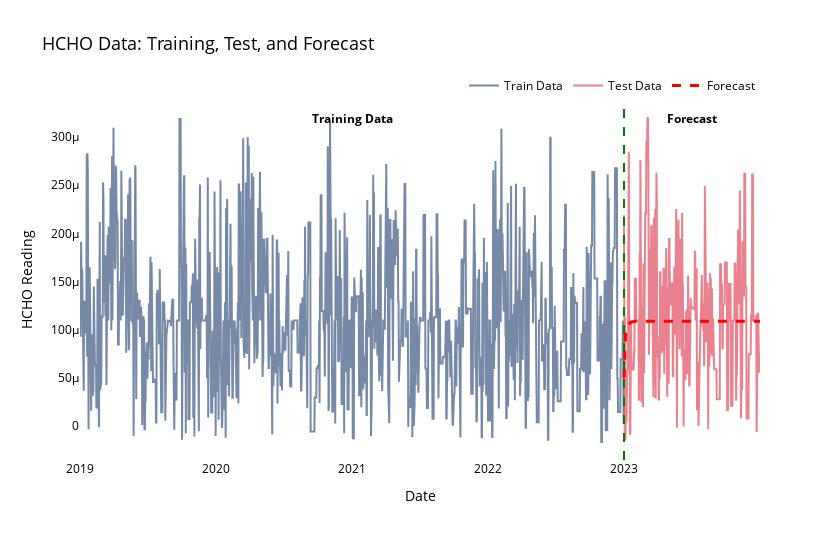

Notebook cell for this chart:
### Code cell
import plotly.graph_objects as go

fig = go.Figure()

# Adding training data to the figure
fig.add_trace(go.Scatter(
    x=train_data.index,
    y=train_data['HCHO Reading'],
    mode='lines',
    name='Train Data',
    line=dict(width=2, color='rgba(60, 88, 128, 0.7)'), 
))

# Adding test data to the figure
fig.add_trace(go.Scatter(
    x=test_data.index,
    y=test_data['HCHO Reading'],
    mode='lines',
    name='Test Data',
    line=dict(width=2, color='rgba(224, 76, 95, 0.7)'), 
))

# Adding forecast data to the figure
fig.add_trace(go.Scatter(
    x=test_data.index, 
    y=forecast,
    mode='lines',
    name='Forecast',
    line=dict(width=3, color='red', dash='dash'), 
))

# Adding vertical line to indicate start of forecast
fig.add_vline(x=test_data.index[0], line_width=2, line_dash="dash", line_color="green")

# Annotations for Train and Forecast
fig.add_annotation(
    x=train_data.index[int(len(train_data) / 2)],
    y=max(train_data['HCHO Reading']),
    text="<b>Training Data</b>",
    showarrow=False,
    font_size=12,
)

fig.add_annotation(
    x=test_data.index[int(len(test_data) / 2)],
    y=max(test_data['HCHO Reading']),
    text="<b>Forecast</b>",
    showarrow=False,
    font_size=12,
)

# Updating the axes and layout
fig.update_xaxes(title="Date", showgrid=False)
fig.update_yaxes(title="HCHO Reading", showgrid=False, type="linear")

fig.update_layout(
    width=840,
    height=540,
    title="HCHO Data: Training, Test, and Forecast",
    font_color='black', 
    title_font_size=18,
    plot_bgcolor='white', 
    paper_bgcolor='white', 
    legend=dict(yanchor="bottom", xanchor="right", y=1, x=1, orientation="h"),
)

fig.show()

### Figure 1 — Plotly figure (JSON) as saved in the notebook; plotly's stock layout.template omitted (floating-point values rounded to 4 significant figures; data arrays with more than 128 entries replaced by an {"elided": "..."} marker saying what was removed)
{"data": [{"line": {"color": "rgba(60, 88, 128, 0.7)", "width": 2}, "mode": "lines", "name": "Train Data", "type": "scatter", "x": {"elided": "1460 str values"}, "y": {"elided": "1460 float values"}}, {"line": {"color": "rgba(224, 76, 95, 0.7)", "width": 2}, "mode": "lines", "name": "Test Data", "type": "scatter", "x": {"elided": "366 str values"}, "y": {"elided": "366 float values"}}, {"line": {"color": "red", "dash": "dash", "width": 3}, "mode": "lines", "name": "Forecast", "type": "scatter", "x": {"elided": "366 str values"}, "y": {"elided": "366 float values"}}], "layout": {"annotations": [{"font": {"size": 12}, "showarrow": false, "text": "<b>Training Data</b>", "x": "2020-12-31T00:00:00", "y": 0.0003192}, {"font": {"size": 12}, "showarrow": false, "text": "<b>Forecast</b>", "x": "2023-07-02T00:00:00", "y": 0.0003201}], "font": {"color": "black"}, "height": 540, "legend": {"orientation": "h", "x": 1, "xanchor": "right", "y": 1, "yanchor": "bottom"}, "paper_bgcolor": "white", "plot_bgcolor": "white", "shapes": [{"line": {"color": "green", "dash": "dash", "width": 2}, "type": "line", "x0": "2022-12-31T00:00:00", "x1": "2022-12-31T00:00:00", "xref": "x", "y0": 0, "y1": 1, "yref": "y domain"}], "title": {"font": {"size": 18}, "text": "HCHO Data: Training, Test, and Forecast"}, "width": 840, "xaxis": {"showgrid": false, "title": {"text": "Date"}}, "yaxis": {"showgrid": false, "title": {"text": "HCHO Reading"}, "type": "linear"}}}
